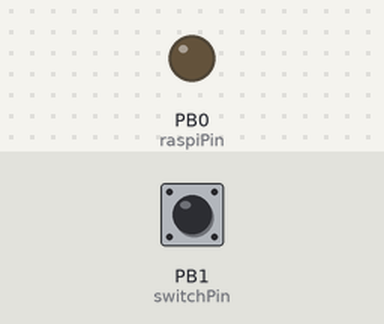
Bench run of a sketch on a simulated ATtiny85, built with avr-gcc and run on an emulated ATtiny85. Parts: output pins drawn as LEDs (lit = HIGH). The test bench sets the inputs (shaded band); at power-on: PB1 (switchPin) HIGH. Pins used as bus, display or sensor lines are not drawn.

Above: at 1.8 s.
1.9 s: PB1 (switchPin) pulled LOW for 0.6 s
At 2.4 s:
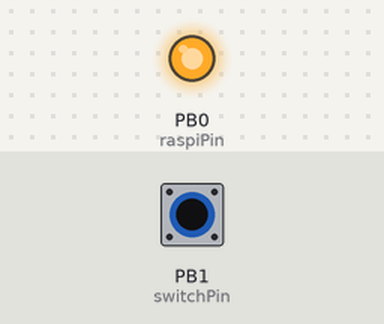
Timing chart, 0 to 29.5 s (numbered marks = the images above; inputs shaded):
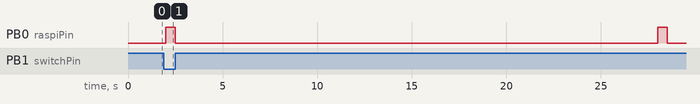

Measured:
- after the input at 1.9 s, PB0 (raspiPin): alternates HIGH for 0.50 s and LOW for 25.5 s, starting after 0.10 s

The sketch:

ArcadePowerControl.ino
```cpp
/*
  Adapted from the example button sketch

  created 2005
  by DojoDave <http://www.0j0.org>
  modified 30 Aug 2011
  by Tom Igoe
  modified 23 May 2019
  by Ben Parmeter

  Controls a RetroPie and a power strip (monitor, etc.), via relays

  Designed for a DigiSpark, though could be adapted to other devices

  The circuit:
  - SPST Switch attached from pin 1
  - Relay Output (Pin 0) to control Raspberry Pi attached directly to Relay Input 1
  - Relay Output (Pin 2) to control Power Strip attached directly to Relay Input 2
  - 10K resistor attached to pin 1 from ground

*/

// constants won't change. They're used here to set pin numbers:
const int switchPin = 1;     // the number of the switch pin
const int raspiPin = 0;      // the number of the relay pin for the Raspberry Pi
const int powerPin = 2;      // the number of the relay pin for the power strip

// variables will change:
int switchState = 0;         // variable for reading the switch status
int lastswitchState = 0;	 // variable for keeping track of the last switch state

void setup() {
  // initialize the raspi relay pin as an output:
  pinMode(raspiPin, OUTPUT);
  // initialize the power relay pin as an output:
  pinMode(powerPin, OUTPUT);

  // initialize the switch pin as an input:
  pinMode(switchPin, INPUT);

  switchState = digitalRead(switchPin);
  lastswitchState = switchState;

  if (switchState == 0) {
    // If the switch is not active
	// Keep RaspiPi pin inactive
    digitalWrite(raspiPin, LOW);
    // turn OFF power strip
    digitalWrite(powerPin, HIGH);

  } else {
    // If the switch is active
	// Keep RaspiPi pin inactive
    digitalWrite(raspiPin, LOW);
    // turn ON power strip
    digitalWrite(powerPin, LOW);
  }
}

void loop() {

  delay(500);
  // read the state of the switch:
  switchState = digitalRead(switchPin);

  // check if the state of the switch changed
  if (switchState != lastswitchState)
  {

    if (switchState == 0) {
	  // If the switch is not active, shutdown the Pi, turn off power strip
      // cycle raspi relay:
      digitalWrite(raspiPin, HIGH);
      delay(500); // Wait 500ms before cycling low again
      digitalWrite(raspiPin, LOW);

      delay(25000);  // Wait 25 seconds for raspi to shut down
      // turn off power strip
      digitalWrite(powerPin, HIGH);

    } else {
	  // if the switch is active, then turn on power strip, turn on Pi:
      // turn on power strip
      digitalWrite(powerPin, LOW);

	  // cycle raspi relay to start sequence:
      digitalWrite(raspiPin, HIGH);
      delay(500); // Wait 500ms before cycling low again
      digitalWrite(raspiPin, LOW);

    }

    lastswitchState = switchState;
	}

}
```
